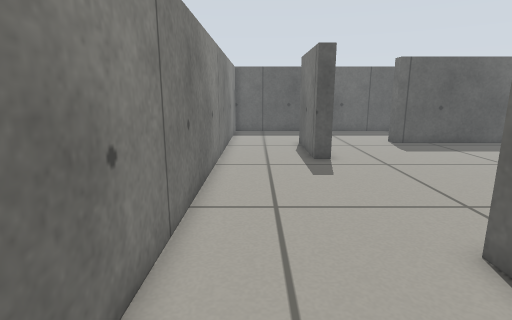
view 1 (above)

13 first-person views from a walk through a robot-simulator world made for Gazebo. The camera is 0.57 m above the floor, tilts 12° down and sees 80° across. The floor is counted in squares, 0.2 m on a side. Each view is taken from the middle of a square. On the plan, view 1 faces up. The plan holds only what a view shows up to about 20 squares ahead; the rest is blank.

view 2
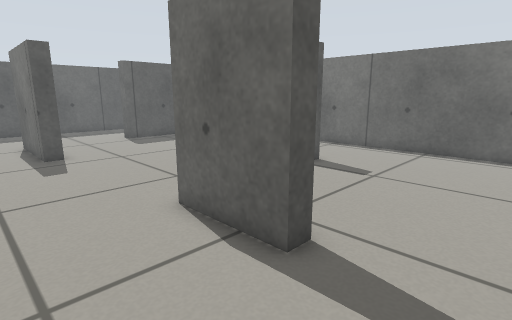

view 3
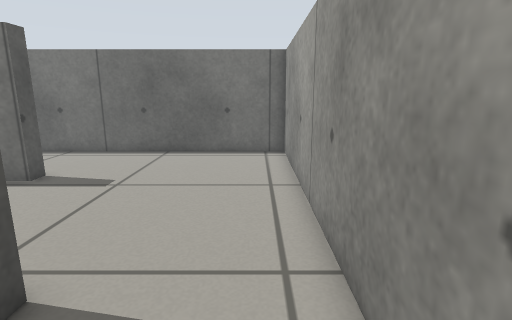

view 4
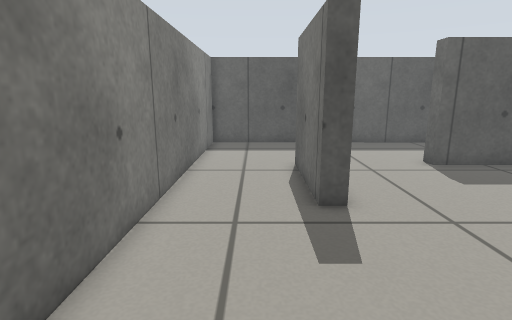

view 5
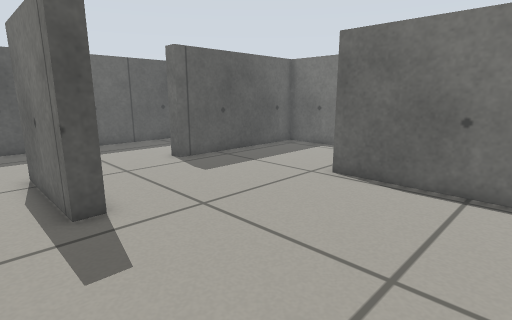

view 6
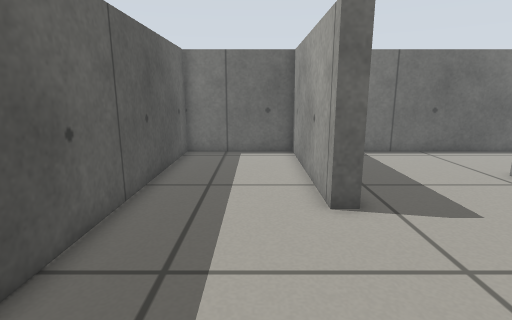

view 7
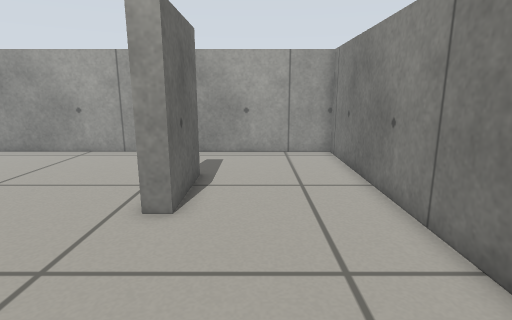

view 8
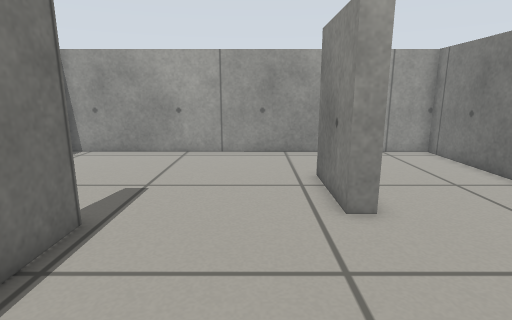

view 9
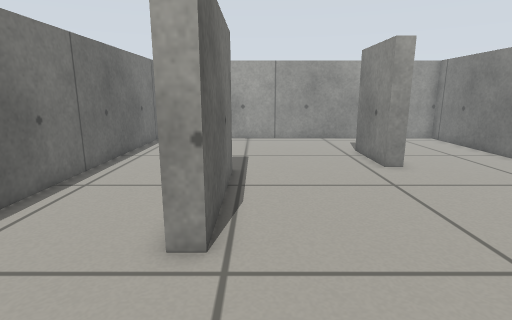

view 10
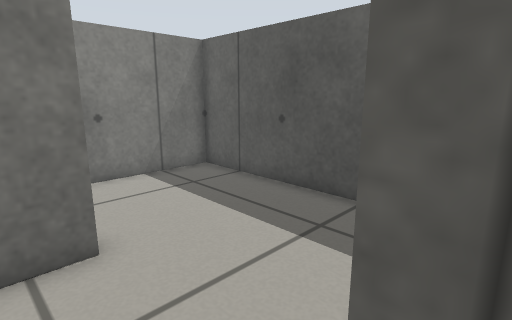

view 11
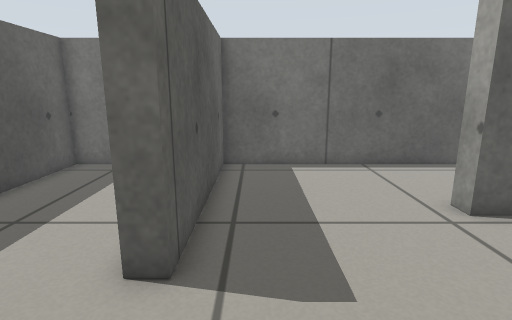

view 12
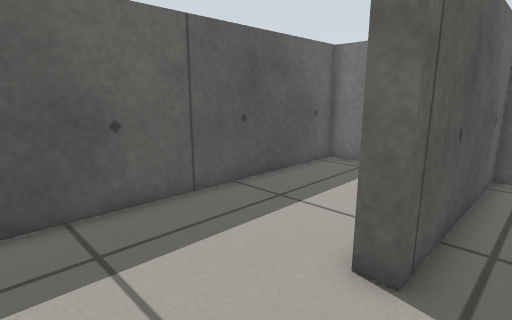

view 13
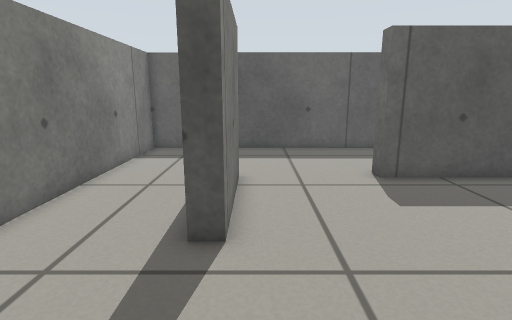

### Floor plan
Points are (right, up) in squares from view 1. A wall is a line through its corners. A room is listed if a view was taken in it or the views show most of it. See-through windows are left out.
Room 1 (views 1, 2, 3, 4, 5, 6, 7, 8, 9, 10, 11, 12, 13)
walls: (4.8, 5) (4.8, 1.2) (4, 1.2) (4, 5) (4.8, 5); (11.8, 5.6) (10.9, 5.6) (10.9, 11.8) (11.8, 11.8); (8.3, 18.4) (8.3, 19.1) (16.5, 19.1) (16.5, 24.5) (-1.6, 24.6) (-1.8, -3.4) (16.5, -3.5) (16.5, 18.4) (8.3, 18.4); (3.4, 18.6) (3.4, 13.6) (2.7, 13.6) (2.7, 18.6)

Where each view was taken, in squares from view 1:
view 1: 0 up, 0 right, facing up
view 2: 2 down, 0 right, facing up-right
view 3: 2 down, 1 right, facing right
view 4: 6 up, 1 right, facing up
view 5: 6 up, 1 right, facing up-right
view 6: 21 up, 1 right, facing right
view 7: 12 up, 2 right, facing down
view 8: 12 up, 7 right, facing down
view 9: 17 up, 10 right, facing down
view 10: 17 up, 9 right, facing up-left
view 11: 17 up, 4 right, facing right
view 12: 17 up, 4 right, facing up-right
view 13: 8 up, 4 right, facing up
